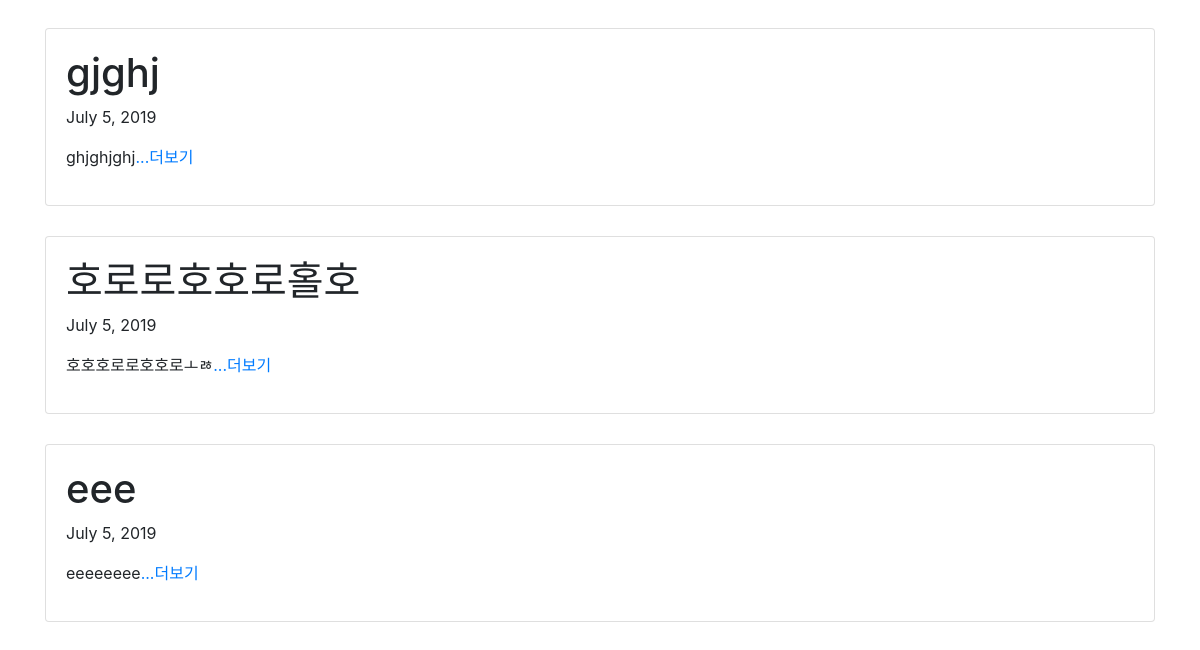
Before: / (lower part) with the older database file.
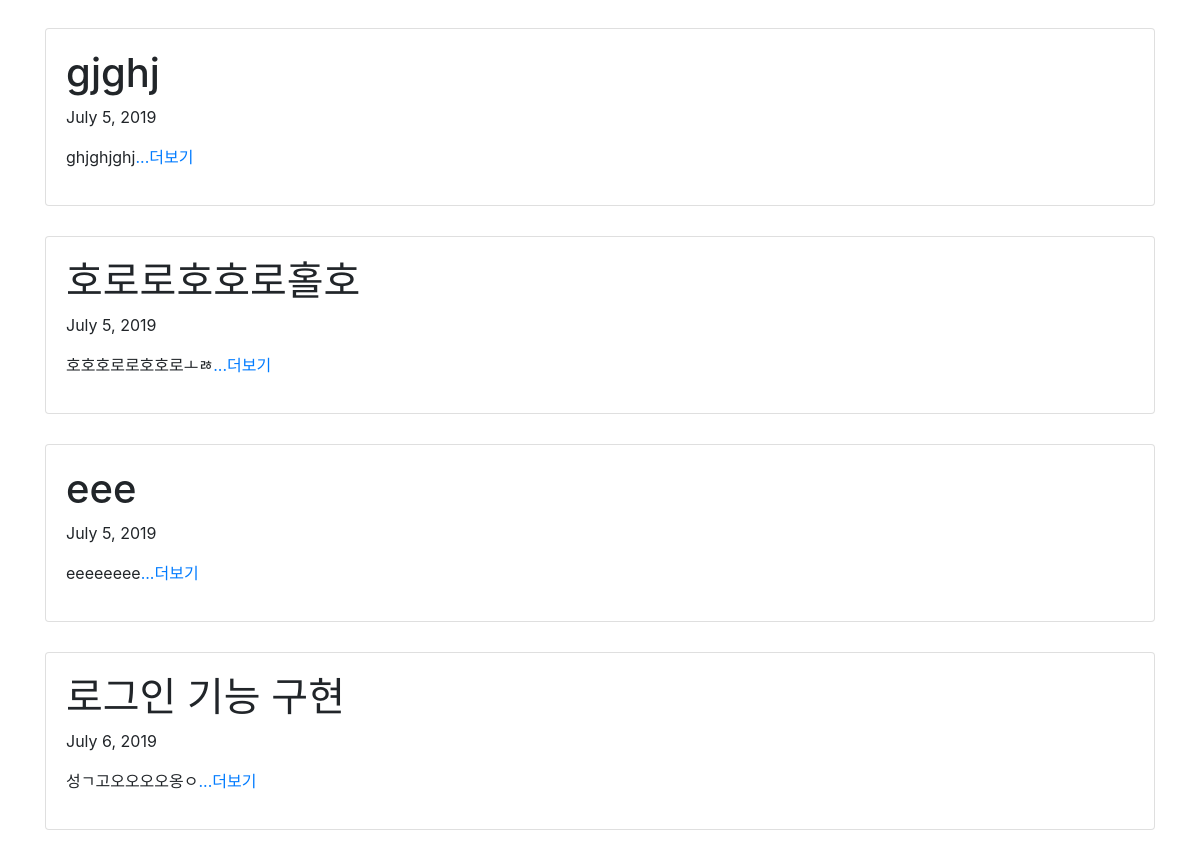
After: the same page with the newer database file.
### app_board/models.py (models this page shows, shortened)
class Board(models.Model) :
    title = models.CharField(max_length = 200)
    pub_date = models.DateField('date published')
    body = models.TextField()
    def summary(self) :
        return self.body[:100]

### app_board/views.py (the view)
# urls.py: 2. Add a URL to urlpatterns:  path('', views.home, name='home')
def home(request) :
    boards = Board.objects #admin의 Board안의 데이터들을 boards라는 변수에 담음
    return render(request, 'home.html', {'posts': boards})

### app_board/templates/home.html (shortened to what this page needs)
{% extends 'base.html' %}
{% block content %}
<div class="container">
    {% for post in posts.all %}
    <div class="card">
        <div class="card-body">
            <h1>{{ post.title }}</h1>
            <p>{{ post.pub_date }}</p>
            <p>{{ post.summary }}<a href="{% url 'detail' post.id %}">...더보기</a></p>
        </div>
    </div>
    {% endfor %}
</div>
</body>
{% endblock %}

### project_board/templates/base.html (shortened to what this page needs)
<!DOCTYPE html>
<html lang="en">
<head>
    <link rel="stylesheet" href="https://stackpath.bootstrapcdn.com/bootstrap/4.3.1/css/bootstrap.min.css"
>
</head>
<body>
    {% block content %}
    {% endblock %}
</html>

### app_board/templates/home.html (style rules this page uses)
.container { margin-top: 30px; margin-bottom: 30px; }
.card { margin-top: 30px; }

Changed rows visible on the page:
added Board: title "로그인 기능 구현", pub_date "July 6, 2019", summary "성ㄱ고오오오오옹ㅇ"
